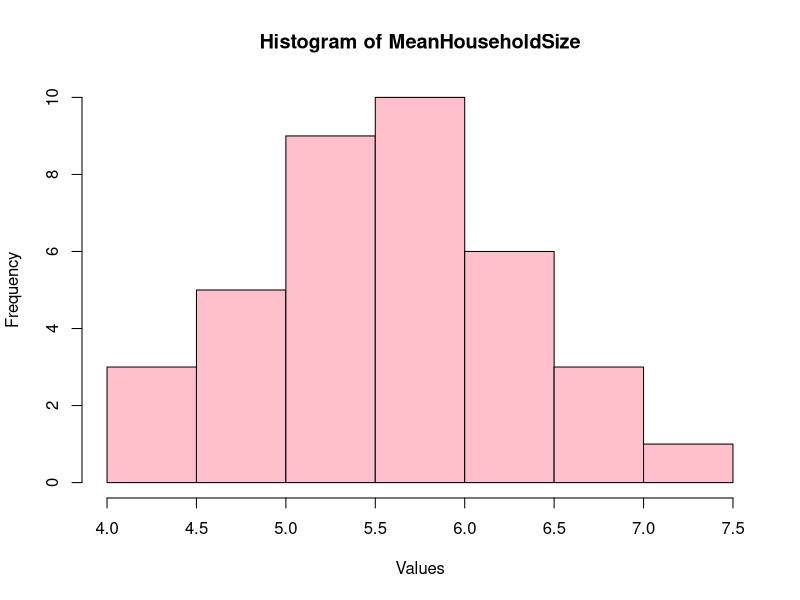
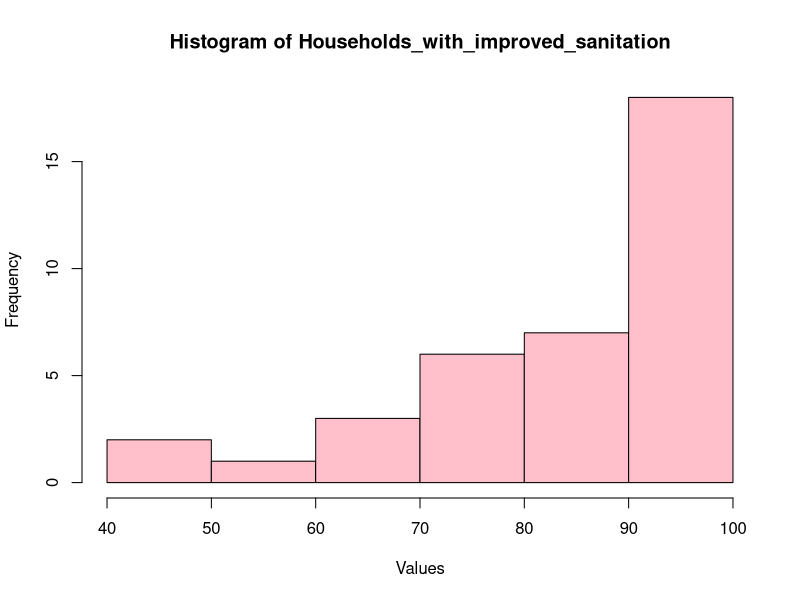
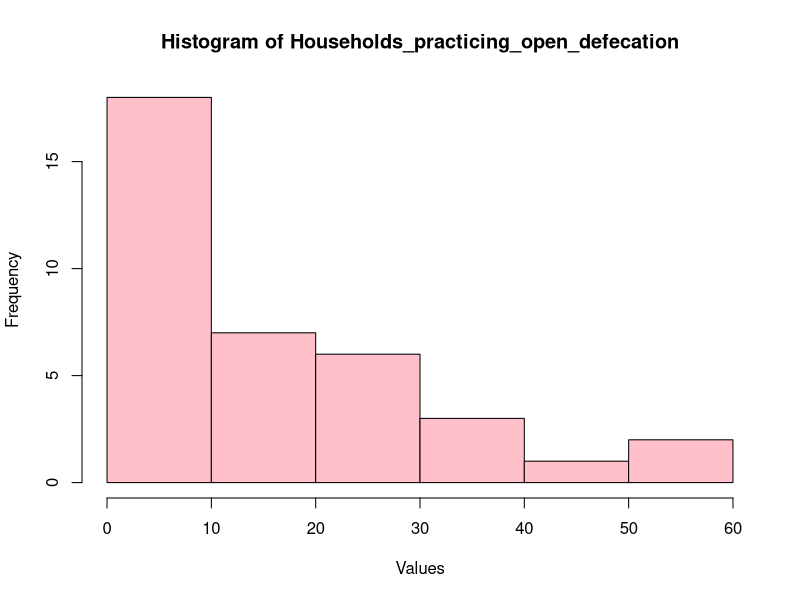
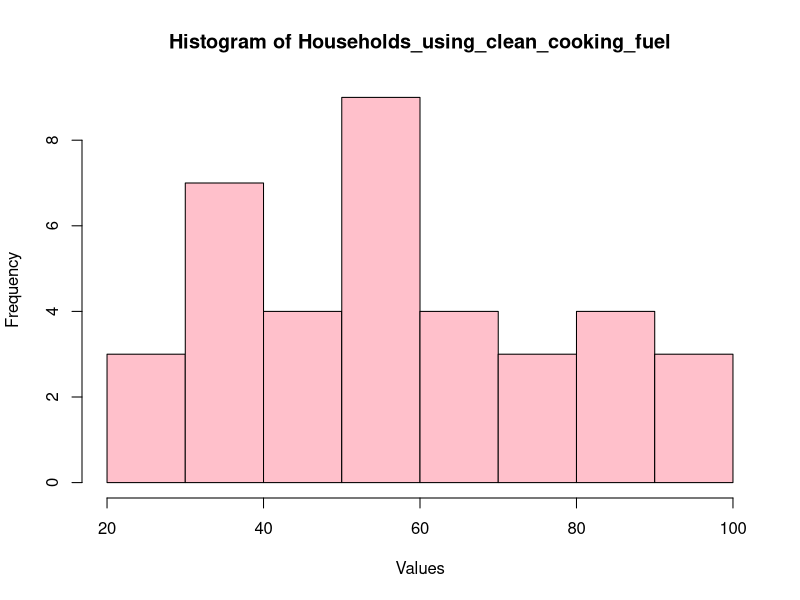
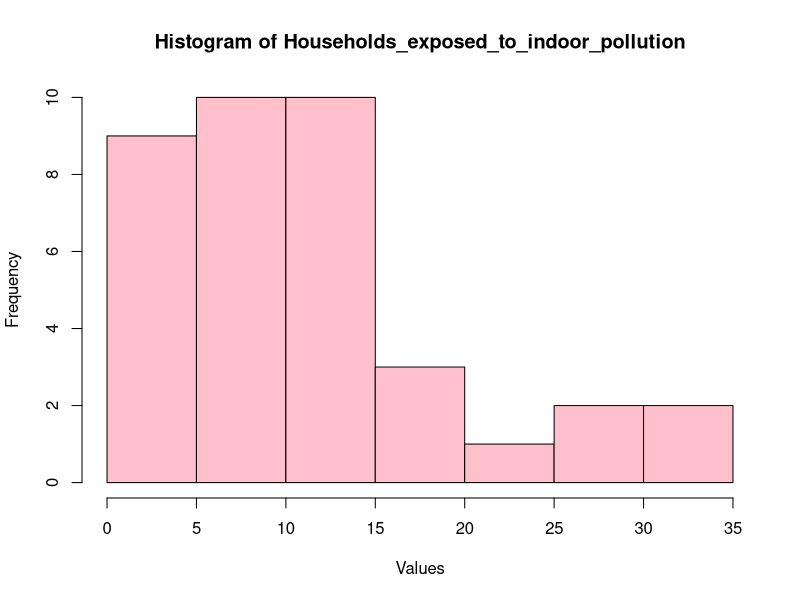
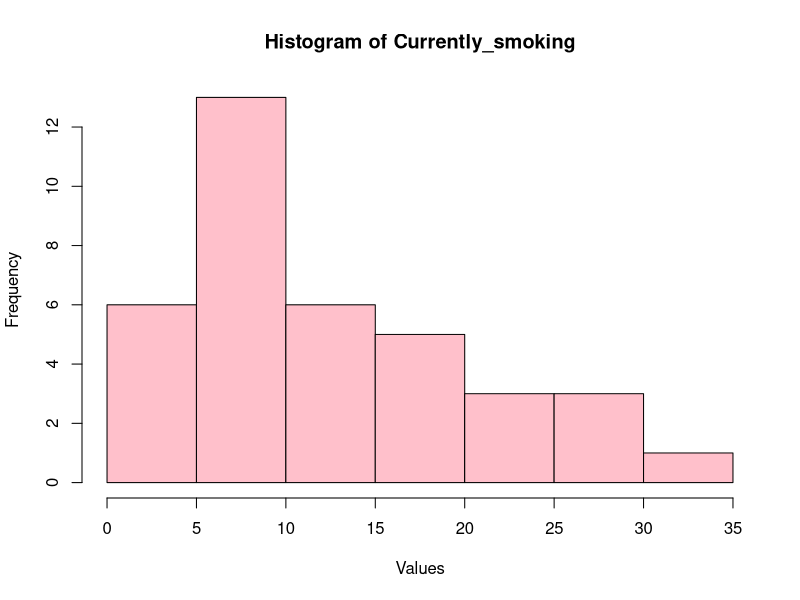
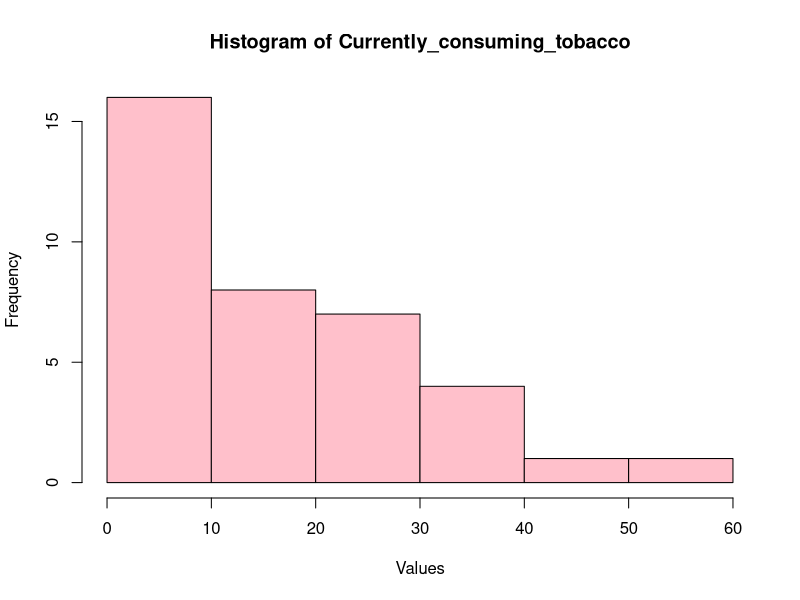
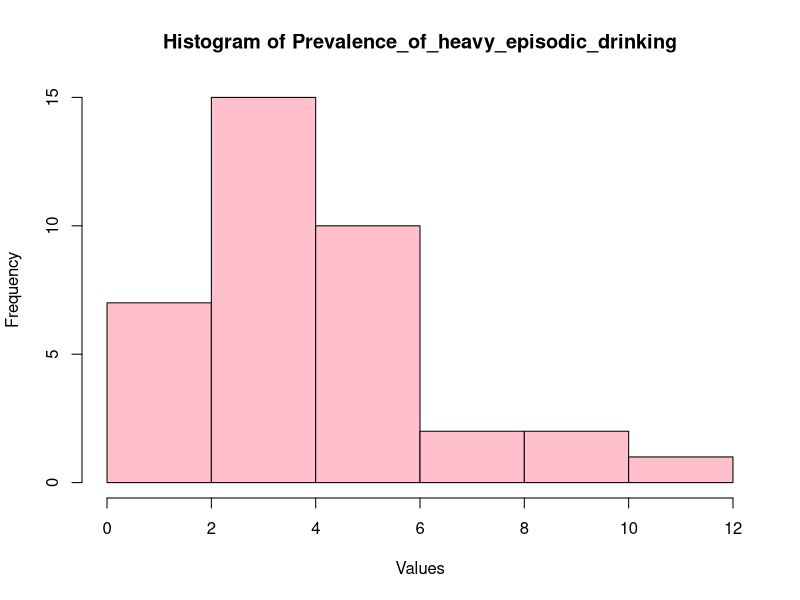

Write the R code that produced these figures, in order.
library(lattice)
library(rmarkdown)
library(dplyr)
library(readxl)
df <-read_excel("e last nivi.xls")
head(df)
head(df)
names(df)
glimpse(df)
sapply(df, function(x) sum(is.na(x)))
class(df$Households_practicing_open_defecation)


df$Households_practicing_open_defecation <- as.numeric(df$Households_practicing_open_defecation)

df$Chronic_Obstructive_Pulmonary_Disease <- as.numeric(df$Chronic_Obstructive_Pulmonary_Disease)

df$Depression <- as.numeric(df$Depression)

df$Prevalence_of_diagnosed_Cancer_or_Malignant_Tumor <- as.numeric(df$Prevalence_of_diagnosed_Cancer_or_Malignant_Tumor)

df$Glaucoma <- as.numeric(df$Glaucoma)
summary(df$MeanHouseholdSize)
summary(df$Households_with_improved_sanitation)
summary(df$Households_practicing_open_defecation)
summary(df$Currently_smoking)
df_numeric <- select_if(df, is.numeric)
n <- ncol(df_numeric)

for (col in colnames(df_numeric)) {
  hist(df[[col]], main = paste("Histogram of", col), xlab = "Values", col = "pink")}

df %>% 
  select(Indicators,Households_exposed_to_indoor_pollution) %>%
  filter(Households_exposed_to_indoor_pollution > 15)

df %>% 
  select(Indicators,Currently_smoking) %>%
  filter(Currently_smoking > 30)

df %>% 
  select(Indicators,Currently_consuming_tobacco) %>%
  filter(Currently_consuming_tobacco > 40)

#hist(df$MeanHouseholdSize, col = "pink")

histogram(df$Households_with_improved_sanitation,col='darkgreen')

df %>% 
  select(Indicators,Households_with_improved_sanitation) %>%
  filter(Households_with_improved_sanitation < 62)

histogram(df$Households_practicing_open_defecation,col='red')
df %>% 
  select(Indicators,Households_practicing_open_defecation) %>%
  filter(Households_practicing_open_defecation > 40)

df_scatter <- df %>%
  select(Households_practicing_open_defecation,Households_exposed_to_indoor_pollution,Yoga_practice_meditation_asana_and_pranayama,Depression,Currently_smoking)
my_colors <- c("red", "blue")
for (col in colnames(df_scatter)) {
  boxplot(df[,col], main = paste("Boxplot of", col), xlab = col, ylab = "Value",col = my_colors)
}

typ_def <- df %>%
  select(Households_practicing_open_defecation,Typhoid,Indicators) 

xyplot(Typhoid~Households_practicing_open_defecation,typ_def)


xyplot(Households_exposed_to_indoor_pollution ~ Chronic_Obstructive_Pulmonary_Disease + Stroke,df)

xyplot(Yoga_practice_meditation_asana_and_pranayama ~  Depression + Sleep_problems  ,df)

xyplot(Chronic_Obstructive_Pulmonary_Disease ~ Currently_smoking + Currently_consuming_tobacco ,df)

xyplot(Chronic_heart_diseases ~ Currently_smoking + Currently_consuming_tobacco ,df)

xyplot(Cardiovascular_diseases~High_Cholesterol,df)
